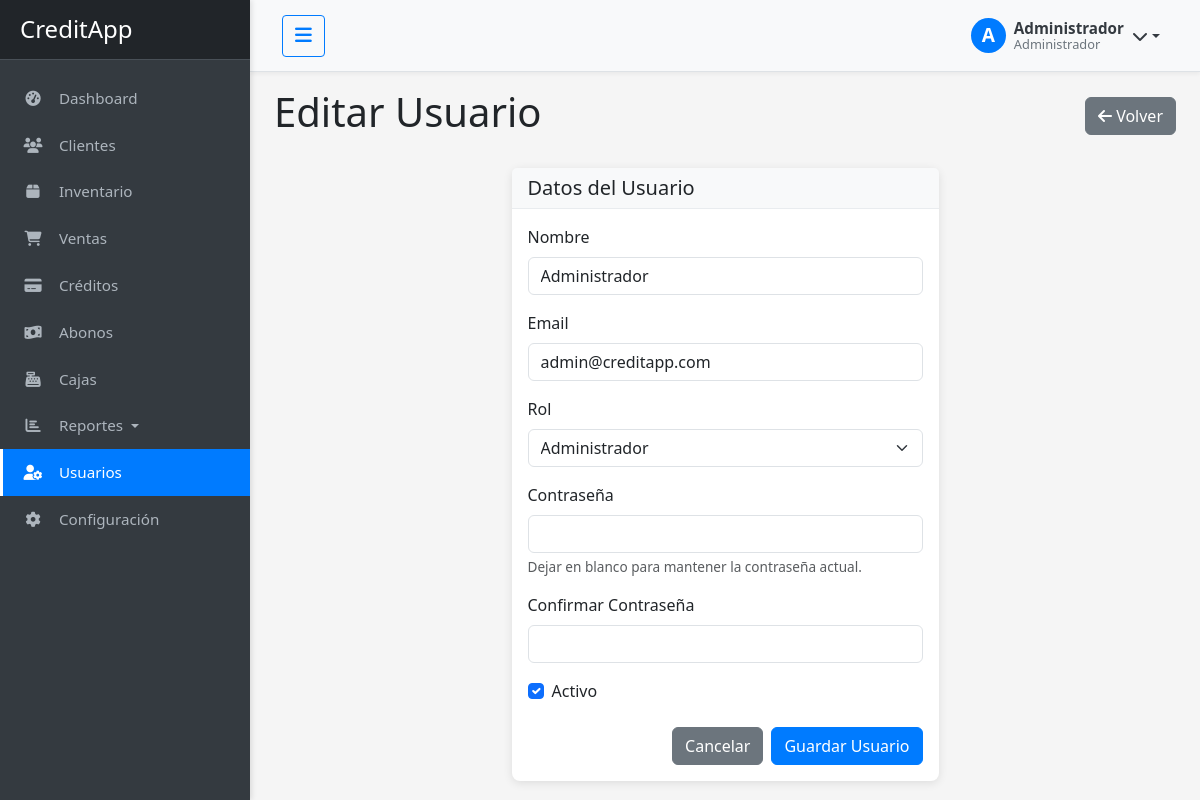
The page /usuarios/1/editar (signed in) on the database its author committed.
### app/models.py (models this page shows, shortened)
class Usuario(db.Model, UserMixin):
    __tablename__ = 'usuarios'
    id = db.Column(db.Integer, primary_key=True)
    nombre = db.Column(db.String(100), nullable=False)
    email = db.Column(db.String(100), unique=True, nullable=False)
    password = db.Column(db.String(200), nullable=False)
    rol = db.Column(db.String(20), nullable=False, default='usuario')
    fecha_registro = db.Column(db.DateTime, default=datetime.utcnow)
    activo = db.Column(db.Boolean, default=True)
    def is_admin(self):
        return self.rol == 'administrador'
    def is_vendedor(self):
        return self.rol == 'vendedor'
    def is_cobrador(self):
        return self.rol == 'cobrador'

### app/controllers/usuarios.py (the view, shortened to what this page needs)
@usuarios_bp.route('/<int:id>/editar', methods=['GET','POST'])
@login_required
@admin_required
def editar(id):
    usuario = Usuario.query.get_or_404(id)
    form = UsuarioForm(obj=usuario)
    return render_template('usuarios/crear.html', form=form, titulo='Editar Usuario')

### app/templates/usuarios/crear.html (shortened to what this page needs)
{% extends "base.html" %}
{% block content %}
<div class="container-fluid">
    <div class="d-flex justify-content-between align-items-center mb-4">
        <h1>{{ titulo }}</h1>
        <div>
            <a href="{{ url_for('usuarios.index') }}" class="btn btn-secondary">
                <i class="fas fa-arrow-left"></i> Volver
            </a>
        </div>
    </div>
    <div class="row">
        <div class="col-md-6 mx-auto">
            <div class="card">
                <div class="card-header">
                    <h5 class="mb-0">Datos del Usuario</h5>
                </div>
                <div class="card-body">
                    <form method="POST">
                        <div class="mb-3">
                            {{ form.nombre.label(class="form-label") }}
                            {% if form.nombre.errors %}
                                {{ form.nombre(class="form-control is-invalid") }}
                                <div class="invalid-feedback">
                                    {% for error in form.nombre.errors %}
                                        {{ error }}
                                    {% endfor %}
                                </div>
                            {% else %}
                                {{ form.nombre(class="form-control") }}
                            {% endif %}
                        </div>
                        <div class="mb-3">
                            {{ form.email.label(class="form-label") }}
                            {% if form.email.errors %}
                                {{ form.email(class="form-control is-invalid") }}
                                <div class="invalid-feedback">
                                    {% for error in form.email.errors %}
                                        {{ error }}
                                    {% endfor %}
                                </div>
                            {% else %}
                                {{ form.email(class="form-control", placeholder="usuario@ejemplo.com") }}
                            {% endif %}
                        </div>
                        <div class="mb-3">
                            {{ form.rol.label(class="form-label") }}
                            {% if form.rol.errors %}
                                {{ form.rol(class="form-select is-invalid") }}
                                <div class="invalid-feedback">
                                    {% for error in form.rol.errors %}
                                        {{ error }}
                                    {% endfor %}
                                </div>
                            {% else %}
                                {{ form.rol(class="form-select") }}
                            {% endif %}
                        </div>
                        <div class="mb-3">
                            {{ form.password.label(class="form-label") }}
                            {% if form.password.errors %}
                                {{ form.password(class="form-control is-invalid") }}
                                <div class="invalid-feedback">
                                    {% for error in form.password.errors %}
                                        {{ error }}
                                    {% endfor %}
                                </div>
                            {% else %}
                                {{ form.password(class="form-control") }}
                            {% endif %}
                            {% if titulo == 'Editar Usuario' %}
                            <div class="form-text">Dejar en blanco para mantener la contraseña actual.</div>
                            {% endif %}
                        </div>
                        <div class="mb-3">
                            {{ form.confirm_password.label(class="form-label") }}
                            {% if form.confirm_password.errors %}
                                {{ form.confirm_password(class="form-control is-invalid") }}
                                <div class="invalid-feedback">
                                    {% for error in form.confirm_password.errors %}
                                        {{ error }}
                                    {% endfor %}
                                </div>
                            {% else %}
                                {{ form.confirm_password(class="form-control") }}
                            {% endif %}
                        </div>
                        {% if titulo == 'Editar Usuario' and form.activo is defined %}
                        <div class="mb-3 form-check">
                            {{ form.activo(class="form-check-input") }}
                            {{ form.activo.label(class="form-check-label") }}
                        </div>
                        {% endif %}
                        <div class="d-flex justify-content-end mt-4">
                            <a href="{{ url_for('usuarios.index') }}" class="btn btn-secondary me-2">Cancelar</a>
                            {{ form.submit(class="btn btn-primary") }}
                        </div>
                    </form>
                </div>
            </div>
        </div>
    </div>
</div>
{% endblock %}

### app/templates/base.html (shortened to what this page needs)
<!DOCTYPE html>
<html lang="es">
<head>
    <link href="https://cdn.jsdelivr.net/npm/bootstrap@5.3.2/dist/css/bootstrap.min.css" rel="stylesheet">
    <link rel="stylesheet" href="https://cdnjs.cloudflare.com/ajax/libs/font-awesome/6.4.2/css/all.min.css">
    <link rel="stylesheet" href="{{ url_for('static', filename='css/style.css') }}">
</head>
<body>
    <div class="wrapper">
        <nav id="sidebar" class="sidebar">
            <div class="sidebar-header">
                <h3>CreditApp</h3>
            </div>
            <ul class="list-unstyled components">
                <li {% if request.endpoint == 'dashboard.index' %}class="active"{% endif %}>
                    <a href="{{ url_for('dashboard.index') }}">
                        <i class="fas fa-tachometer-alt"></i>
                        Dashboard
                    </a>
                </li>
                <li {% if request.endpoint and 'clientes' in request.endpoint %}class="active"{% endif %}>
                    <a href="{{ url_for('clientes.index') }}">
                        <i class="fas fa-users"></i>
                        Clientes
                    </a>
                </li>
                {% if current_user.is_vendedor() or current_user.is_admin() %}
                <li {% if request.endpoint and 'productos' in request.endpoint %}class="active"{% endif %}>
                    <a href="{{ url_for('productos.index') }}">
                        <i class="fas fa-box"></i>
                        Inventario
                    </a>
                </li>
                <li {% if request.endpoint and 'ventas' in request.endpoint %}class="active"{% endif %}>
                    <a href="{{ url_for('ventas.index') }}">
                        <i class="fas fa-shopping-cart"></i>
                        Ventas
                    </a>
                </li>
                {% endif %}
                <li {% if request.endpoint and 'creditos' in request.endpoint %}class="active"{% endif %}>
                    <a href="{{ url_for('creditos.index') }}">
                        <i class="fas fa-credit-card"></i>
                        Créditos
                    </a>
                </li>
                {% if current_user.is_cobrador() or current_user.is_admin() %}
                <li {% if request.endpoint and 'abonos' in request.endpoint %}class="active"{% endif %}>
                    <a href="{{ url_for('abonos.index') }}">
                        <i class="fas fa-money-bill-wave"></i>
                        Abonos
                    </a>
                </li>
                {% endif %}
                {% if current_user.is_admin() %}
                <li {% if request.endpoint and 'cajas' in request.endpoint %}class="active"{% endif %}>
                    <a href="{{ url_for('cajas.index') }}">
                        <i class="fas fa-cash-register"></i>
                        Cajas
                    </a>
                </li>
                <li class="nav-item dropdown {% if request.endpoint and 'reportes' in request.endpoint %}active{% endif %}">
                    <a href="#reportesSubmenu" data-bs-toggle="collapse" aria-expanded="false" class="dropdown-toggle">
                        <i class="fas fa-chart-bar"></i>
                        Reportes
                    </a>
                </li>
                <li {% if request.endpoint and 'usuarios' in request.endpoint %}class="active"{% endif %}>
                    <a href="{{ url_for('usuarios.index') }}">
                        <i class="fas fa-user-cog"></i>
                        Usuarios
                    </a>
                </li>
                <li {% if request.endpoint and 'config' in request.endpoint %}class="active"{% endif %}>
                    <a href="{{ url_for('config.editar') }}">
                        <i class="fas fa-cog"></i>
                        Configuración
                    </a>
                </li>
                {% endif %}
            </ul>
        </nav>
        <div id="content">
            <nav class="navbar navbar-expand-lg navbar-light bg-light">
                <div class="container-fluid">
                    <button type="button" id="sidebarCollapseDesktop" class="btn btn-outline-primary d-none d-md-block">
                        <i class="fas fa-bars"></i>
                    </button>
                    <div class="ms-auto">
                        <div class="dropdown user-profile-dropdown">
                            <a href="#" class="dropdown-toggle user-profile-link" id="dropdownUser" data-bs-toggle="dropdown" aria-expanded="false">
                                <div class="d-flex align-items-center">
                                    <div class="avatar-circle">
                                        <span class="initials">{{ current_user.nombre[0]|upper }}</span>
                                    </div>
                                    <div class="user-info ms-2 d-none d-md-block">
                                        <div class="user-name">{{ current_user.nombre }}</div>
                                        <div class="user-role">
                                            {% if current_user.rol == 'administrador' %}
                                                Administrador
                                            {% elif current_user.rol == 'vendedor' %}
                                                Vendedor
                                            {% elif current_user.rol == 'cobrador' %}
                                                Cobrador
                                            {% endif %}
                                        </div>
                                    </div>
                                    <i class="fas fa-chevron-down ms-2"></i>
                                </div>
                            </a>
                        </div>
                    </div>
                </div>
            </nav>
            <div class="container-fluid mt-3">
                {% block content %}{% endblock %}
            </div>
        </div>
    </div>
</body>
</html>

### rows shown on the page
Usuario: nombre "A", nombre "Administrador", email "admin@creditapp.com", rol "Administrador", activo "☑"

### other values the page prints
{{ titulo }} "Editar Usuario"
